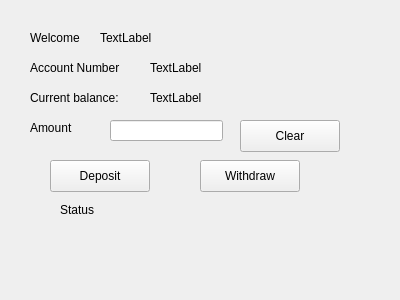
<?xml version="1.0" encoding="UTF-8"?>
<ui version="4.0">
 <class>Transactions</class>
 <widget class="QWidget" name="Transactions">
  <property name="geometry">
   <rect>
    <x>0</x>
    <y>0</y>
    <width>400</width>
    <height>300</height>
   </rect>
  </property>
  <property name="windowTitle">
   <string>Form</string>
  </property>
  <widget class="QLabel" name="label">
   <property name="geometry">
    <rect>
     <x>30</x>
     <y>30</y>
     <width>58</width>
     <height>16</height>
    </rect>
   </property>
   <property name="text">
    <string>Welcome</string>
   </property>
  </widget>
  <widget class="QLabel" name="label_2">
   <property name="geometry">
    <rect>
     <x>30</x>
     <y>60</y>
     <width>111</width>
     <height>16</height>
    </rect>
   </property>
   <property name="text">
    <string>Account Number</string>
   </property>
  </widget>
  <widget class="QLabel" name="name">
   <property name="geometry">
    <rect>
     <x>100</x>
     <y>30</y>
     <width>91</width>
     <height>16</height>
    </rect>
   </property>
   <property name="text">
    <string>TextLabel</string>
   </property>
  </widget>
  <widget class="QLabel" name="accnum">
   <property name="geometry">
    <rect>
     <x>150</x>
     <y>60</y>
     <width>101</width>
     <height>16</height>
    </rect>
   </property>
   <property name="text">
    <string>TextLabel</string>
   </property>
  </widget>
  <widget class="QLabel" name="label_5">
   <property name="geometry">
    <rect>
     <x>30</x>
     <y>90</y>
     <width>101</width>
     <height>16</height>
    </rect>
   </property>
   <property name="text">
    <string>Current balance:</string>
   </property>
  </widget>
  <widget class="QLabel" name="balance">
   <property name="geometry">
    <rect>
     <x>150</x>
     <y>90</y>
     <width>58</width>
     <height>16</height>
    </rect>
   </property>
   <property name="text">
    <string>TextLabel</string>
   </property>
  </widget>
  <widget class="QLabel" name="label_7">
   <property name="geometry">
    <rect>
     <x>30</x>
     <y>120</y>
     <width>58</width>
     <height>16</height>
    </rect>
   </property>
   <property name="text">
    <string>Amount</string>
   </property>
  </widget>
  <widget class="QLineEdit" name="am_2">
   <property name="geometry">
    <rect>
     <x>110</x>
     <y>120</y>
     <width>113</width>
     <height>21</height>
    </rect>
   </property>
  </widget>
  <widget class="QPushButton" name="clear">
   <property name="geometry">
    <rect>
     <x>240</x>
     <y>120</y>
     <width>100</width>
     <height>32</height>
    </rect>
   </property>
   <property name="text">
    <string>Clear</string>
   </property>
  </widget>
  <widget class="QPushButton" name="deposit">
   <property name="geometry">
    <rect>
     <x>50</x>
     <y>160</y>
     <width>100</width>
     <height>32</height>
    </rect>
   </property>
   <property name="text">
    <string>Deposit</string>
   </property>
  </widget>
  <widget class="QPushButton" name="withdraw">
   <property name="geometry">
    <rect>
     <x>200</x>
     <y>160</y>
     <width>100</width>
     <height>32</height>
    </rect>
   </property>
   <property name="text">
    <string>Withdraw</string>
   </property>
  </widget>
  <widget class="QLabel" name="label_8">
   <property name="geometry">
    <rect>
     <x>60</x>
     <y>200</y>
     <width>241</width>
     <height>20</height>
    </rect>
   </property>
   <property name="text">
    <string>Status</string>
   </property>
  </widget>
 </widget>
 <resources/>
 <connections/>
</ui>
